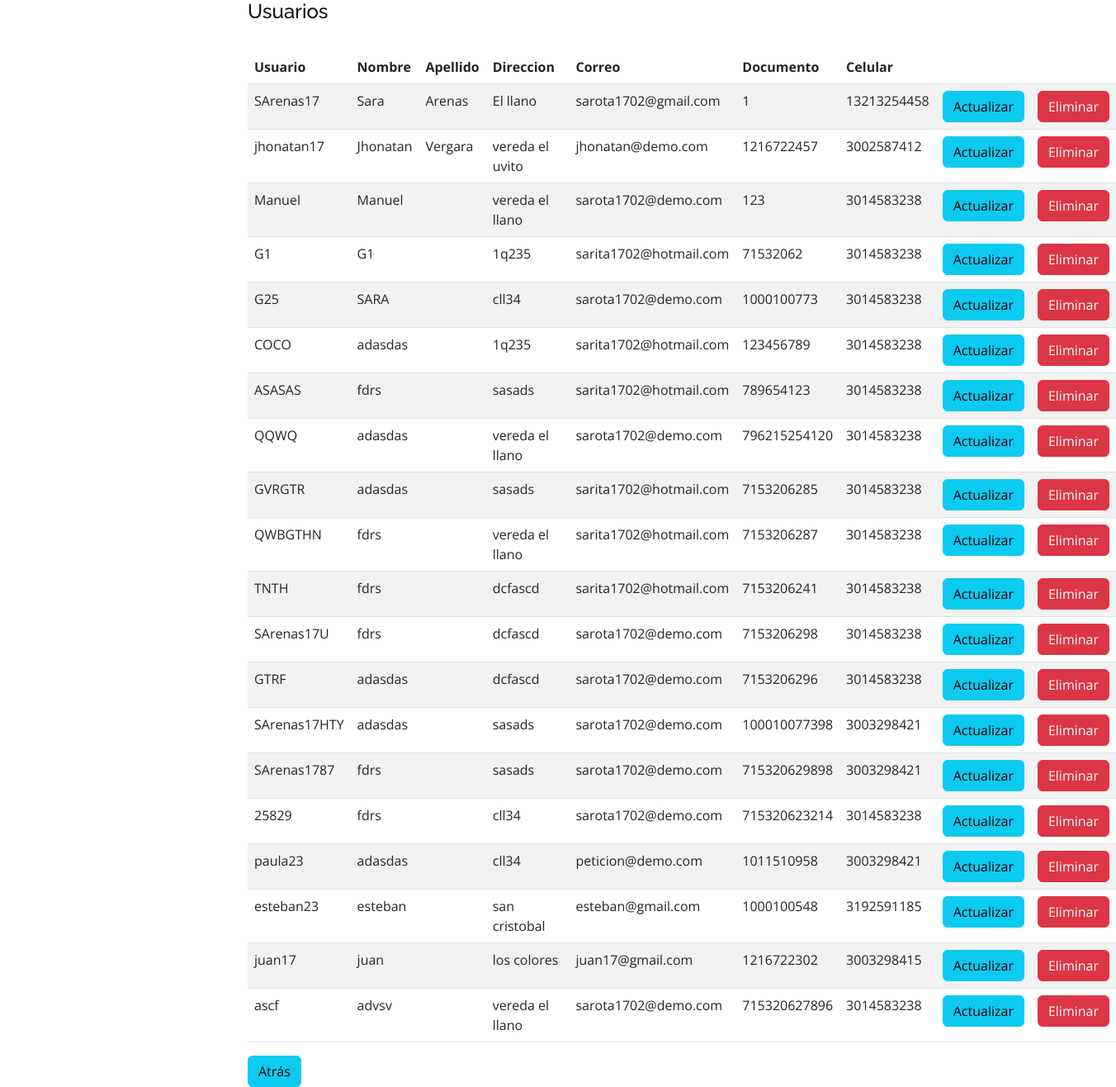
The page /verU/ (signed in) on the database as committed earlier.
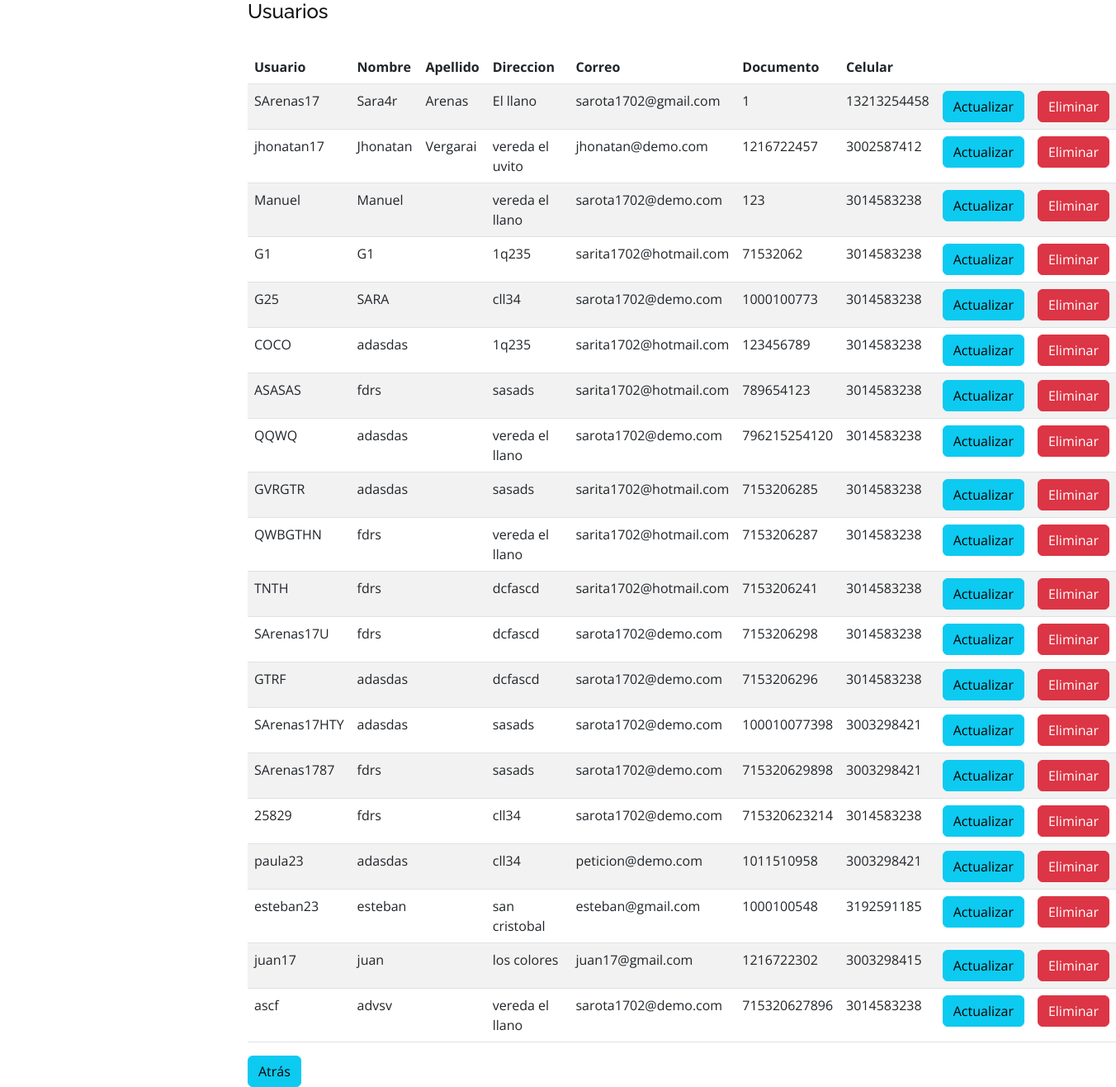
The same page on the database as committed later.
### servigou/models.py (models this page shows, shortened)
class User(AbstractUser):
    documento = models.IntegerField(unique=True, null=True, blank=False)
    celular = models.IntegerField(null=True, blank=False)
    direccion = models.CharField(max_length=20, null=True, blank=False)

### servigou/views.py (the view)
# urls.py: path('verU/', views.verU, name='verU'),
@login_required(login_url='login')
def verU(request):
    usuario = User.objects.all()
    return render(request, 'Usuario/verU.html', {'usuario': usuario})

### templates/Usuario/verU.html (shortened to what this page needs)
{% extends 'layout/base2.html' %}
{% load static %}
{% block contenido %}
<h4>Usuarios</h4><br>
    <table class="table table-striped">
        <thead>
            <tr>
                <th>Usuario</th>
                <th>Nombre</th>
                <th>Apellido</th>
                <th>Direccion</th>
                <th>Correo</th>
                <th>Documento</th>
                <th>Celular</th>
                <th></th>
                <th></th>
            </tr>
        </thead>
        <tbody>
            {% for c in usuario %}
            <tr>
                <td>{{ c.username }}</td>
                <td>{{ c.first_name }}</td>
                <td>{{ c.last_name}}</td>
                <td>{{ c.direccion}}</td>
                <td>{{ c.email }}</td>
                <td>{{ c.documento }}</td>
                <td>{{ c.celular }}</td>
                <td><a href="{% url 'actualizarU' id=c.id %}" class="btn btn-info">Actualizar</a></td>
                <td> <a onclick = "borrar('{{c.id}}')" class="btn btn-danger ">Eliminar</a></td>
            </tr>
            {% endfor %}
        </tbody>
    </table>
    <a href="{% url 'index' %}" class="btn btn-info">Atrás</a>
    {% endblock  %}

Rows that differ between the two databases and show on the page:
changed User "SArenas17": first_name "Sara" → "Sara4r"
changed User "jhonatan17": last_name "Vergara" → "Vergarai"
